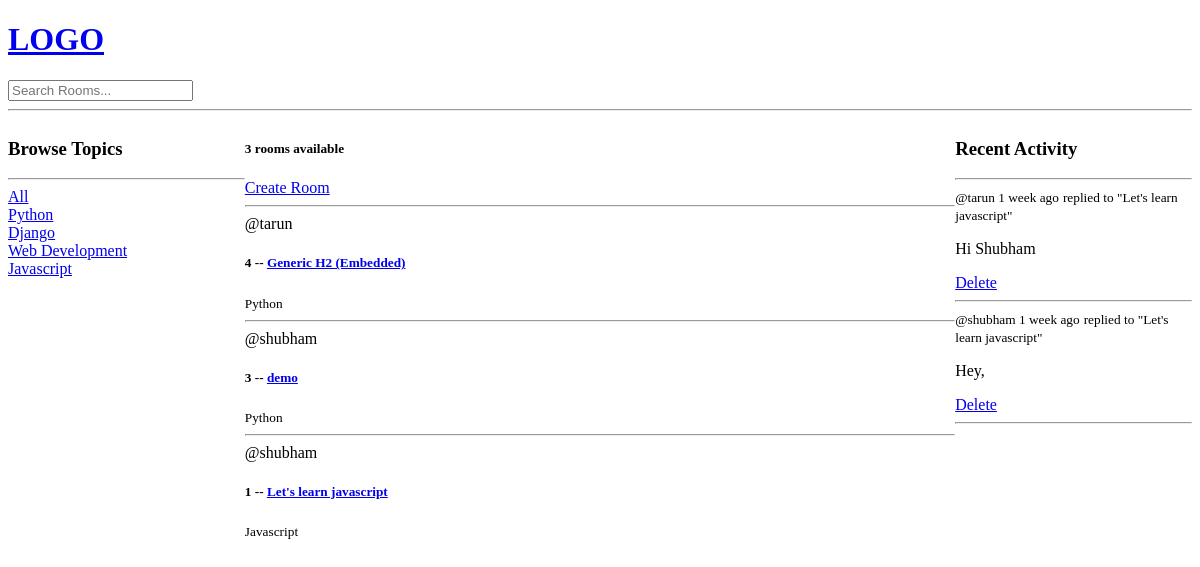
The app's page /, older data.
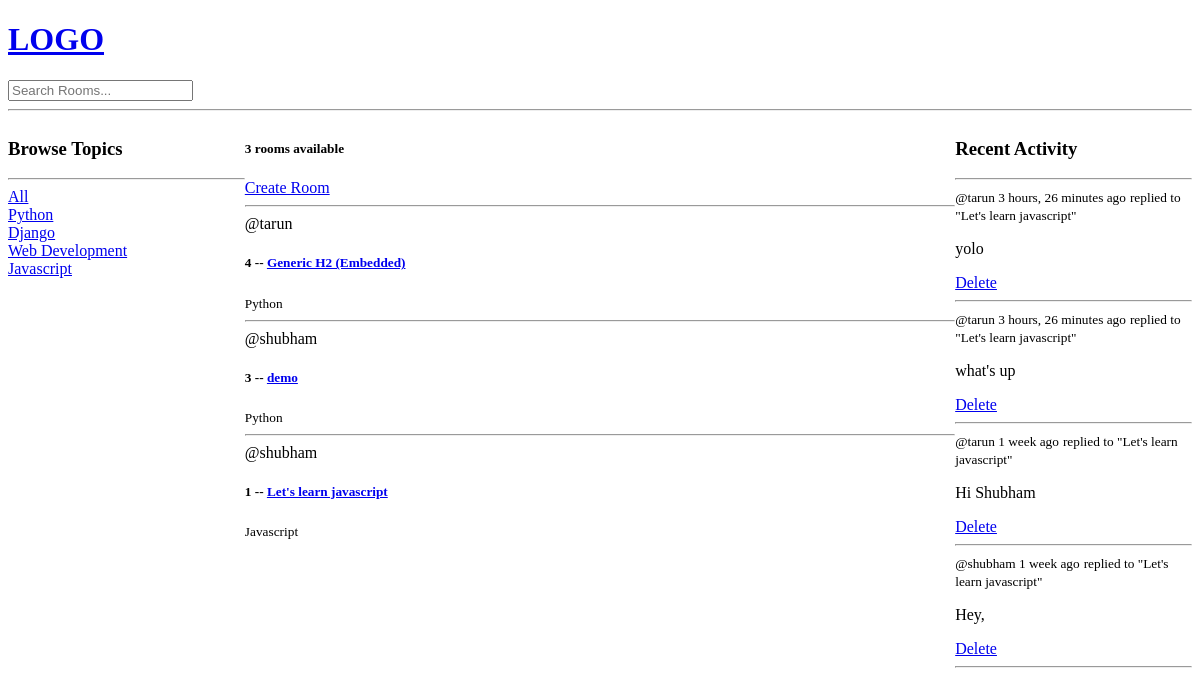
The same page, newer data.
### base/models.py (models this page shows, shortened)
class Topic(models.Model):
    name = models.CharField(max_length=200)

class Room(models.Model):
    host =  models.ForeignKey(User, on_delete=models.SET_NULL , null = True)
    topic = models.ForeignKey(Topic, on_delete=models.SET_NULL , null = True)
    name = models.CharField(max_length = 200)
    description = models.TextField(null=True, blank=True)
    participants = models.ManyToManyField(User , related_name='participants', blank=True)
    updated = models.DateTimeField(auto_now=True)
    created = models.DateTimeField(auto_now_add=True)
    class Meta:
        ordering = ["-updated","-created"]
    def __str__(self):
        return str(self.name)

class Message(models.Model):
    user = models.ForeignKey(User, on_delete=models.CASCADE)
    room = models.ForeignKey(Room,on_delete=models.CASCADE)
    body = models.TextField()
    updated = models.DateTimeField(auto_now=True)
    created = models.DateTimeField(auto_now_add=True)
    class Meta:
        ordering = ["-updated","-created"]

### base/views.py (the view)
# urls.py: path('',views.home, name="home"),
def home(request):
    q = request.GET.get('q') if request.GET.get('q') != None else ''
    rooms = Room.objects.filter(
        Q(topic__name__icontains=q) |
        Q(name__icontains=q) |
        Q(description__icontains=q)
    )
    topics = Topic.objects.all()
    room_count = rooms.count()
    room_messages = Message.objects.all()
    context = {"rooms":rooms, "topics": topics,"room_count":room_count,
               "room_messages":room_messages
               }
    return render(request,'base/home.html',context)

### base/templates/base/home.html (shortened to what this page needs)
{% extends 'main.html' %} {% block content %}
<div class="home-container">
  <div>
    <h3>Browse Topics</h3>
    <hr />
    <div>
      <a href="{% url 'home' %}">All </a>
    </div>
    {% for topic in topics %}
    <div>
      <a href="{% url 'home' %}?q={{topic.name}}"> {{topic.name}} </a>
    </div>
    {% endfor %}
  </div>
  <div>
    <h5>{{room_count}} rooms available</h5>
    <a href="{% url 'create-room' %}">Create Room</a>
    <div>
      {% for room in rooms %}
      <hr />
      <div>
        <span> @{{room.host.username}} </span>
        <h5>
          {{room.id}} -- <a href="{%url 'room' room.id %}"> {{room.name}} </a>
        </h5>
        <small> {{room.topic.name}} </small>
      </div>
      {% endfor %}
    </div>
  </div>
  <div class="">
    <h3>Recent Activity</h3>
    <hr />
    {% for message in room_messages %}
    <div>
      <small>@{{message.user}} {{message.created|timesince}} ago</small>
      <small>replied to "{{message.room}}"</small>
      <p>{{message.body}}</p>
      <a href="{% url 'delete-message' message.id %}">Delete</a>
      <hr />
    </div>
    {% endfor %}
  </div>
</div>
{% endblock content%}

Row changes from the older to the newer data that the page shows:
added Message: user "tarun", created "3 hours, 26 minutes", room "Let's learn javascript", body "yolo"
added Message: user "tarun", created "3 hours, 26 minutes", room "Let's learn javascript", body "what's up"
